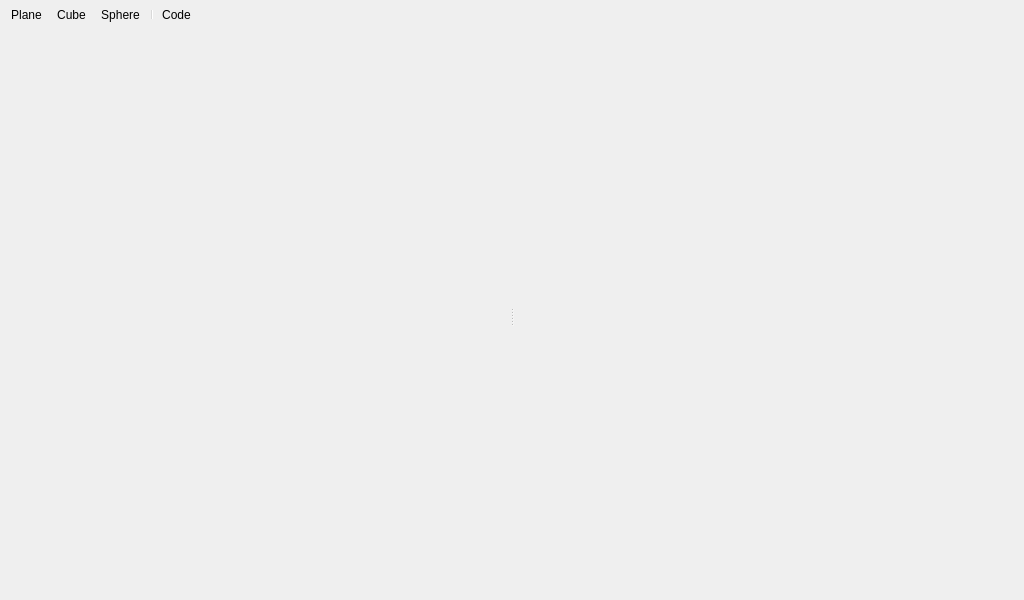
<?xml version="1.0" encoding="UTF-8"?>
<ui version="4.0">
 <class>LegacyMaterialEdit</class>
 <widget class="QWidget" name="MaterialEdit">
  <property name="geometry">
   <rect>
    <x>0</x>
    <y>0</y>
    <width>1024</width>
    <height>600</height>
   </rect>
  </property>
  <property name="windowTitle">
   <string>Material Editor</string>
  </property>
  <property name="windowIcon">
   <iconset resource="../shadertools.qrc">
    <normaloff>:/icons/material.png</normaloff>:/icons/material.png</iconset>
  </property>
  <layout class="QVBoxLayout" name="verticalLayout">
   <property name="spacing">
    <number>2</number>
   </property>
   <property name="leftMargin">
    <number>0</number>
   </property>
   <property name="topMargin">
    <number>0</number>
   </property>
   <property name="rightMargin">
    <number>0</number>
   </property>
   <property name="bottomMargin">
    <number>0</number>
   </property>
   <item>
    <widget class="QToolBar" name="toolBar">
     <property name="windowTitle">
      <string notr="true">toolBar</string>
     </property>
     <property name="iconSize">
      <size>
       <width>32</width>
       <height>32</height>
      </size>
     </property>
     <addaction name="actionPlane"/>
     <addaction name="actionCube"/>
     <addaction name="actionSphere"/>
     <addaction name="separator"/>
     <addaction name="actionCode"/>
    </widget>
   </item>
   <item>
    <widget class="QSplitter" name="splitter">
     <property name="orientation">
      <enum>Qt::Orientation::Horizontal</enum>
     </property>
     <widget class="LegacyViewport" name="preview" native="true"/>
     <widget class="LegacyGraphView" name="schemeWidget" native="true"/>
    </widget>
   </item>
  </layout>
  <action name="actionPlane">
   <property name="text">
    <string>Plane</string>
   </property>
   <property name="shortcut">
    <string notr="true"/>
   </property>
  </action>
  <action name="actionCube">
   <property name="text">
    <string>Cube</string>
   </property>
   <property name="shortcut">
    <string notr="true"/>
   </property>
  </action>
  <action name="actionSphere">
   <property name="text">
    <string>Sphere</string>
   </property>
   <property name="shortcut">
    <string notr="true"/>
   </property>
  </action>
  <action name="actionCode">
   <property name="checkable">
    <bool>false</bool>
   </property>
   <property name="text">
    <string>Code</string>
   </property>
  </action>
 </widget>
 <customwidgets>
  <customwidget>
   <class>LegacyViewport</class>
   <extends>QWidget</extends>
   <header>viewport/legacyviewport.h</header>
   <container>1</container>
  </customwidget>
  <customwidget>
   <class>LegacyGraphView</class>
   <extends>QWidget</extends>
   <header>graph/legacygraphview.h</header>
   <container>1</container>
  </customwidget>
 </customwidgets>
 <resources>
  <include location="../shadertools.qrc"/>
 </resources>
 <connections/>
</ui>
